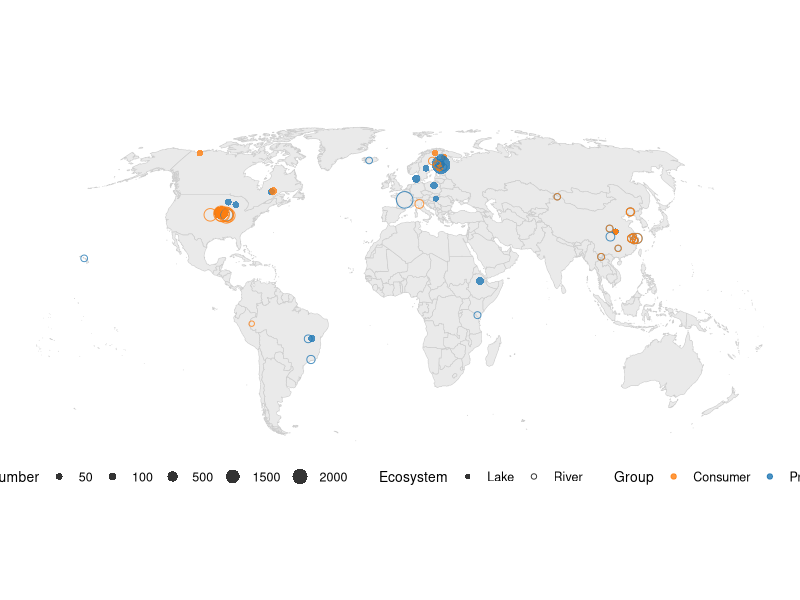
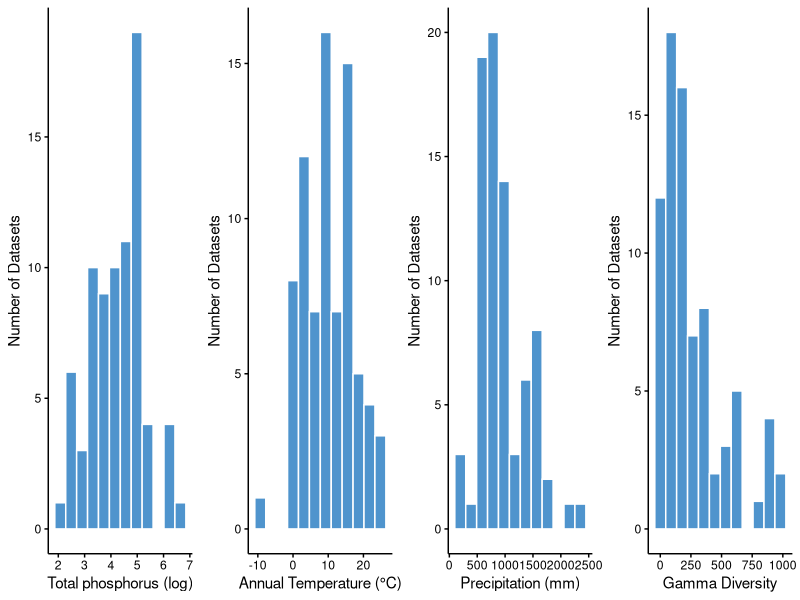
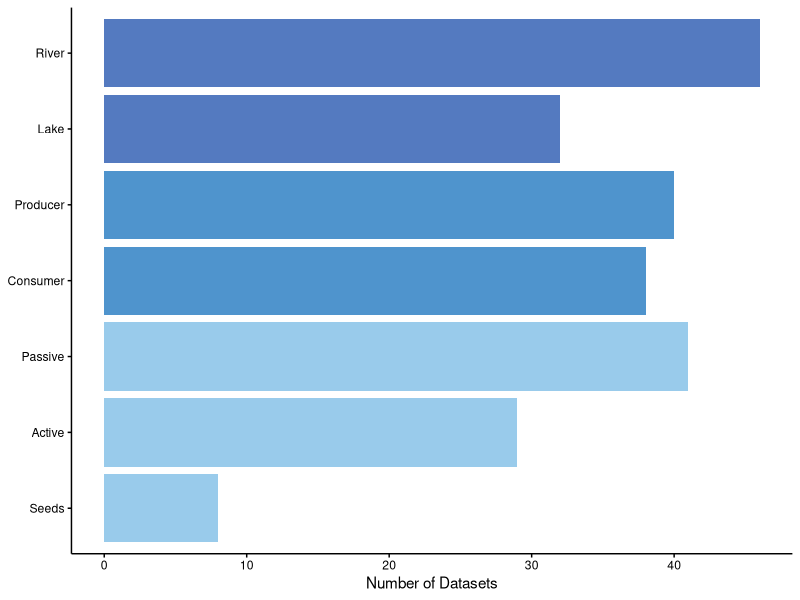

The R script that drew these images, in order:
## ---- chunk 1
library(sf)
library(ggplot2)
library(dplyr)
library(rnaturalearth)
library(rnaturalearthdata)

dat <- read.csv("input_file/dataset_var.csv")

dat_rob <- dat %>%
  filter(!is.na(X), !is.na(Y)) %>%
  st_as_sf(coords = c("X", "Y"), crs = 4326) %>%
  st_transform(crs = "+proj=robin +lon_0=0 +datum=WGS84 +units=m +no_defs")

world_map <- ne_countries(scale = "medium", returnclass = "sf") %>%
  filter(continent != "Antarctica") %>%
  st_transform(crs = "+proj=robin +lon_0=0 +datum=WGS84 +units=m +no_defs")

color_palette <- c("Producer" = "#1f77b4", "Consumer" = "#ff7f0e")
shape_palette <- c("Lake" = 16 , "River" = 1)  

size_breaks <- c(50, 100, 500, 1500, 2000)

scale_size_continuous(
  name = "Site Number",
  breaks = size_breaks,
  labels = size_breaks,
  range = c(1.5, 6)  
)

ggplot() +
  geom_sf(data = world_map, fill = "grey90", color = "grey80", linewidth = 0.2, alpha = 0.8) +
  geom_sf(
    data = dat_rob,
    aes(color = Group, shape = Ecosystem, size = Site_num),
    alpha = 0.8
  ) +
  scale_color_manual(values = color_palette, name = "Group") +
  scale_shape_manual(values = shape_palette, name = "Ecosystem") +
  scale_size_continuous(
    name = "Site Number",
    breaks = c(50, 100, 500, 1500, 2000),
    labels = c("50", "100", "500", "1500", "2000"),
    range = c(1.5, 6)
  ) +
  guides(
    size  = guide_legend(order = 1, override.aes = list(shape = 16)),
    shape = guide_legend(order = 2),
    color = guide_legend(order = 3)
  ) +
  theme_void() +
  theme(
    legend.position = "bottom",              
    legend.box = "horizontal",              
    legend.direction = "horizontal",         
    legend.title = element_text(size = 10),
    legend.text = element_text(size = 9),
    legend.spacing.x = unit(0.8, "cm"),
    legend.spacing.y = unit(0.3, "cm"),
    plot.margin = margin(0, 0, 0, 0)
  )

#ggsave("output_figure/Fig.2-1.pdf", width = 10, height = 6, dpi = 300)

## ---- chunk 2
dat <- read.csv("input_file/dataset_var.csv")

dat_log <- dat %>%
  filter(Ave_TP > 0, !is.na(Ave_TP), !is.na(Ave_AT), !is.na(Ave_AP)) %>%
  mutate(
    logTP = log(Ave_TP)
  )

custom_theme <- theme_minimal() +
  theme(
    panel.border = element_blank(),
    axis.line.x = element_line(color = "black"),
    axis.line.y = element_line(color = "black"),
    panel.grid = element_blank(),
    axis.ticks = element_line(color = "black"),
    axis.text = element_text(color = "black")
  )

p1 <- ggplot(dat_log, aes(x = logTP)) +
  geom_histogram(bins = 12, fill = "steelblue3", color = "white") +
  labs(x = "Total phosphorus (log)", y = "Number of Datasets") +
  custom_theme

# Ave_AT
p2 <- ggplot(dat_log, aes(x = Ave_AT)) +
  geom_histogram(bins = 12, fill = "steelblue3", color = "white") +
  labs(x = "Annual Temperature (°C)", y = "Number of Datasets") +
  custom_theme

# Ave_AP
p3 <- ggplot(dat_log, aes(x = Ave_AP)) +
  geom_histogram(bins = 12, fill = "steelblue3", color = "white") +
  labs(x = "Precipitation (mm)", y = "Number of Datasets") +
  custom_theme

# Gamma
p4 <- ggplot(dat_log, aes(x = Gamma_Diversity)) +
  geom_histogram(bins = 12, fill = "steelblue3", color = "white") +
  labs(x = "Gamma Diversity", y = "Number of Datasets") +
  custom_theme

library(gridExtra)
p_total=grid.arrange(p1, p2, p3,p4, ncol = 4)
#ggsave("output_figure/Fig.2-3.pdf", p_total, width = 10, height = 2.5, dpi = 300)



eco_summary <- dat %>%
  count(Category = Ecosystem) %>%
  mutate(Type = "Ecosystem")

grp_summary <- dat %>%
  count(Category = Group) %>%
  mutate(Type = "Group")

disp_summary <- dat %>%
  count(Category = Dispersal_type) %>%
  mutate(Type = "Dispersal_type")

combined_summary <- bind_rows(eco_summary, grp_summary, disp_summary)
combined_summary$Category <- factor(
  combined_summary$Category,
  levels = rev(c("River", "Lake", "Producer", "Consumer", "Passive", "Active", "Seeds"))
)

ggplot(combined_summary, aes(x = n, y = Category, fill = Type)) +
  geom_bar(stat = "identity") +
  scale_fill_manual(values = c("Ecosystem" = "#547ac0", 
                               "Group" = "steelblue3", 
                               "Dispersal_type" = "#99cbeb")) +
  labs(
    x = "Number of Datasets",
    y = NULL,
    fill = NULL
  ) +
  theme_minimal() +
  theme(
    panel.grid = element_blank(),
    axis.line.x = element_line(color = "black"),
    axis.line.y = element_line(color = "black"),
    axis.ticks = element_line(color = "black"),
    axis.text = element_text(color = "black"),
    legend.position = "none"
  )

#ggsave("output_figure/Fig.2-2.pdf", width = 3, height = 3, dpi = 300)
